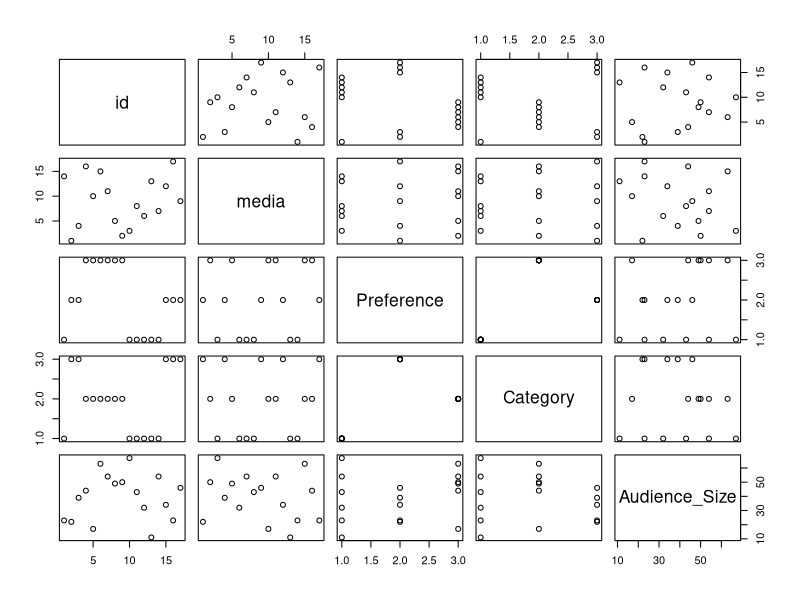
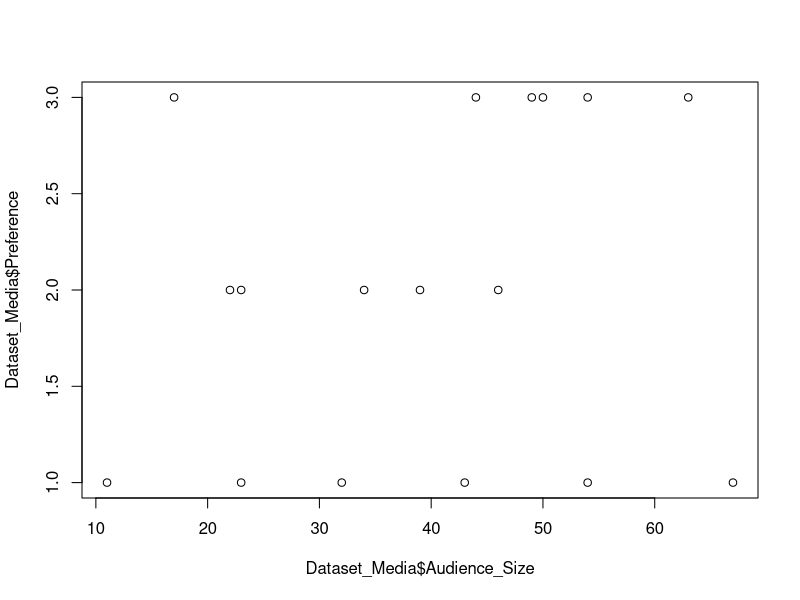
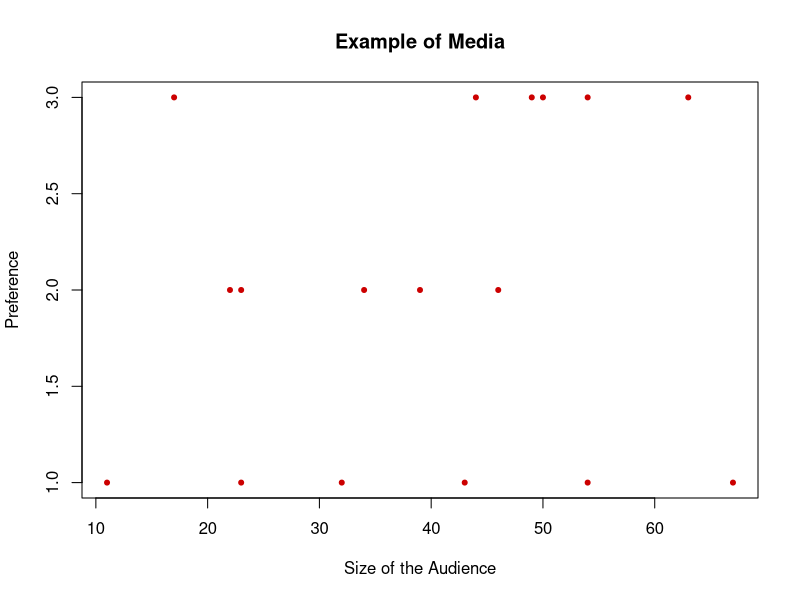
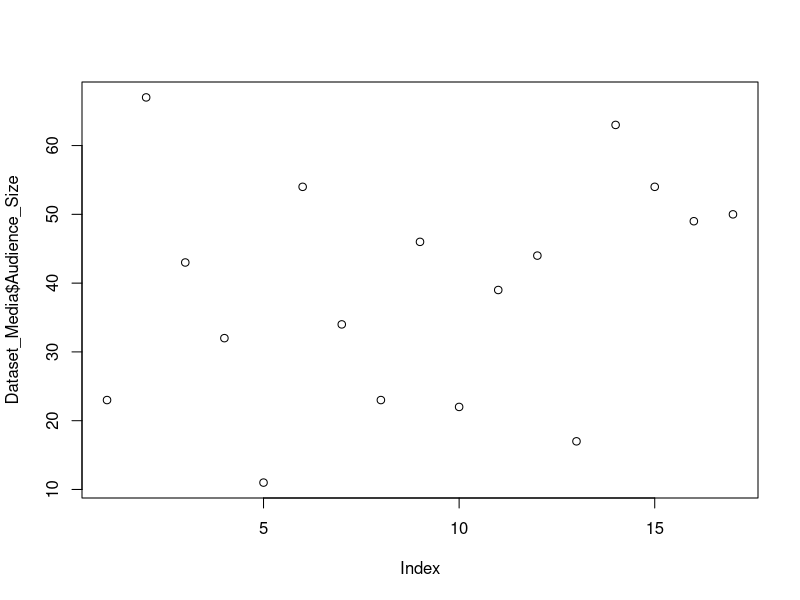
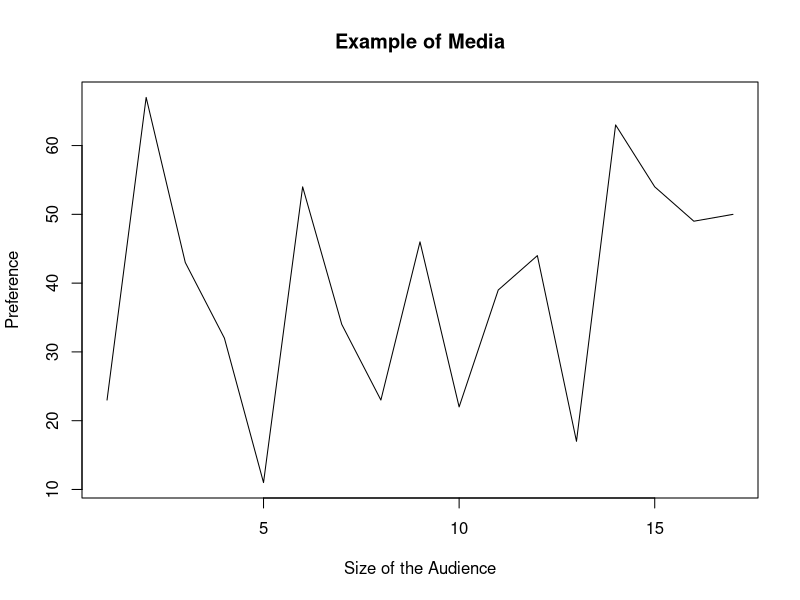
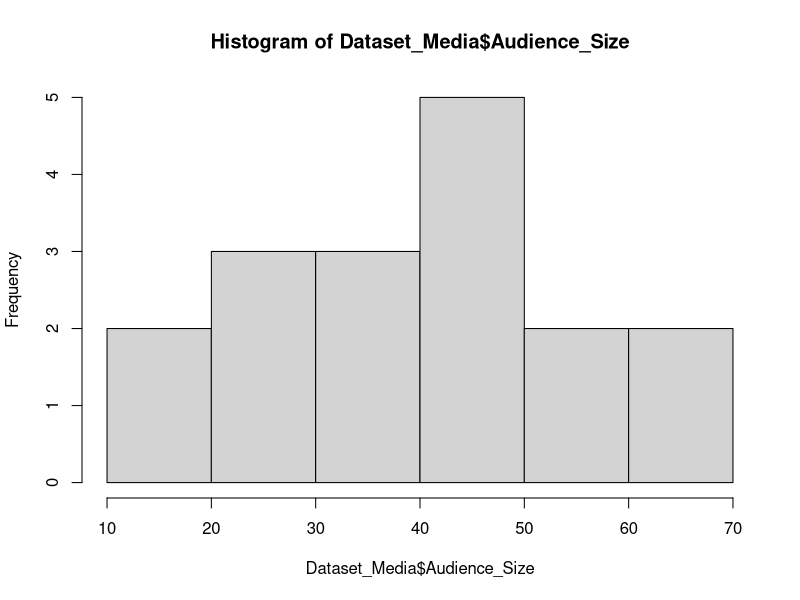
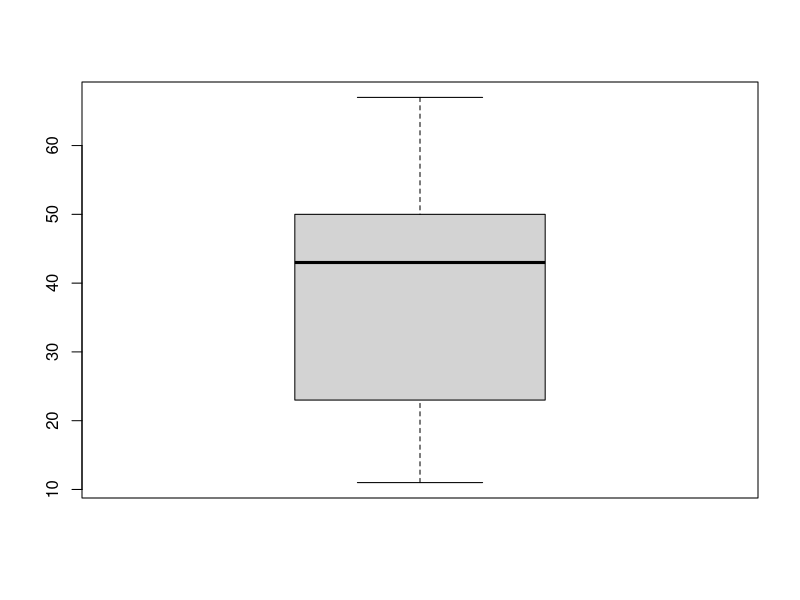

These charts were generated, in order, by the following R code:
##Set the working directory
setwd( "~/Desktop/Fall 2021/QMM/Assignment 1")
#Reading a file for data

Dataset_Media <- read.csv("Dataset_Media.csv")

#head function gives the first 6 rows

head(Dataset_Media)


#tail function gives the last 6 rows 

tail(Dataset_Media)


#str function will structure the data 

str(Dataset_Media)


#summary function will give the summary of the data 

summary(Dataset_Media)

plot(Dataset_Media)

#X-Y plot for two quantitative variables(Scatterplot)

plot(Dataset_Media$Audience_Size,Dataset_Media$Preference)

#Add some Options

plot(Dataset_Media$Audience_Size,Dataset_Media$Preference,pch=20,col="#cc0000",main="Example of Media",xlab="Size of the Audience",ylab="Preference")

#Plotting a quantitative variable Audience_Size

plot(Dataset_Media$Audience_Size)

#Lineplot,Histogram,Boxplot

plot(Dataset_Media$Audience_Size,type="l",main="Example of Media",xlab="Size of the Audience",ylab="Preference")
hist(Dataset_Media$Audience_Size)
boxplot(Dataset_Media$Audience_Size)

#Working with functions

min(Dataset_Media$Audience_Size)
max(Dataset_Media$Audience_Size)
range(Dataset_Media$Audience_Size)
mean(Dataset_Media$Audience_Size)
median(Dataset_Media$Audience_Size)

